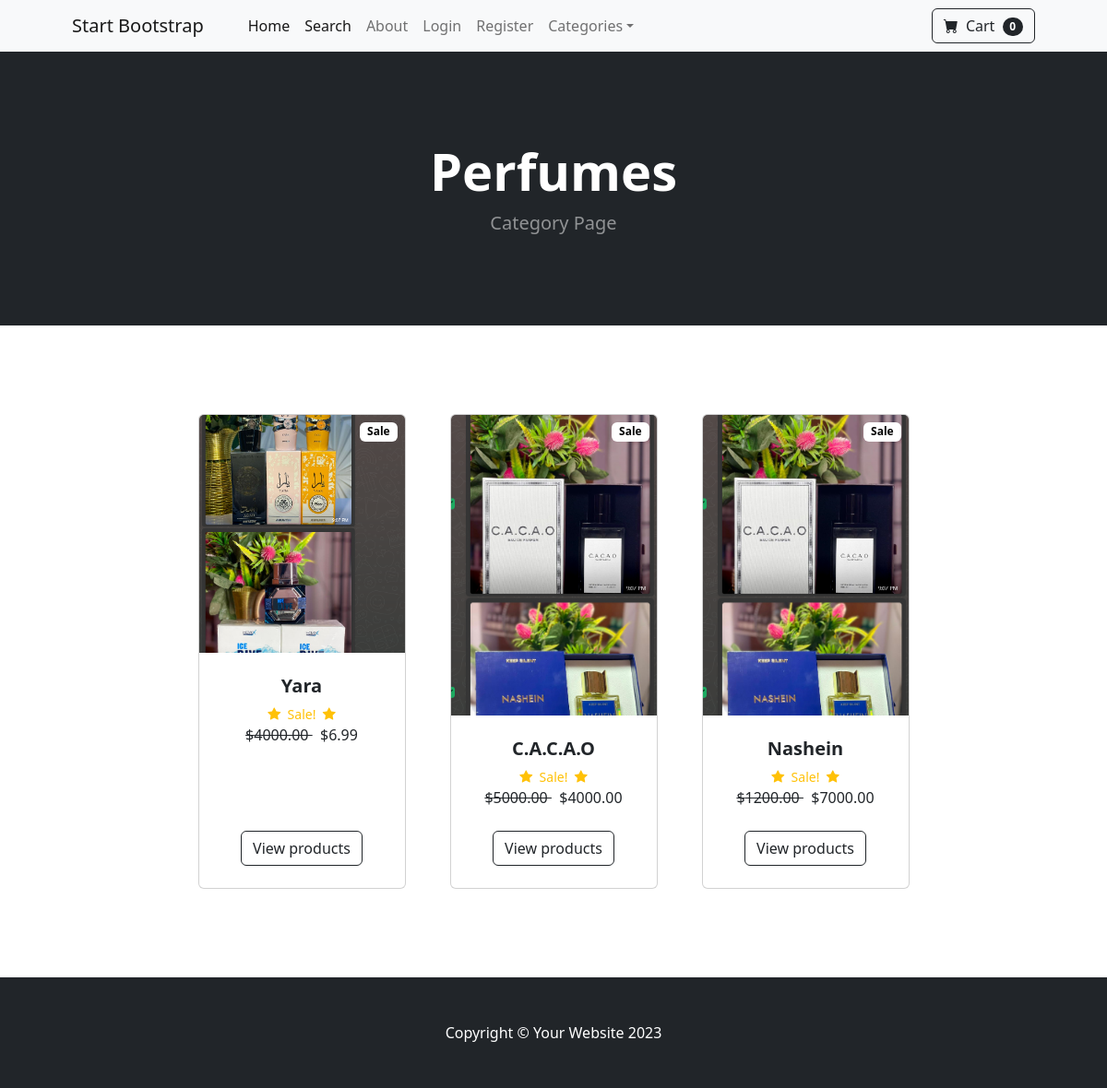
The app's page /category/Perfumes with its own data.
### store/models.py (models this page shows, shortened)
class Category(models.Model):
    name = models.CharField(max_length=50)
    def __str__(self):
        return self.name
    class Meta:
        verbose_name_plural = 'Categories'

class Product(models.Model):
    name = models.CharField(max_length=50)
    price = models.DecimalField(default= 0, decimal_places = 2, max_digits = 6)
    category = models.ForeignKey(Category, on_delete = models.CASCADE, default = 1)
    description = models.CharField(max_length=250, default= "", blank= True, null= True)
    image = models.ImageField(upload_to = 'uploads/product/')
    is_sale = models.BooleanField(default=False)
    sale_price = models.DecimalField(default= 0, decimal_places = 2, max_digits = 6)

### store/views.py (the view)
# urls.py: path("category/<str:num>", views.category, name = 'category'),
def category(request, num):
    num = num.replace('-', ' ')
    try:
        category = Category.objects.get(name = num)
        products = Product.objects.filter(category = category)
        return render(request, 'category.html', {'products' : products, 'category': category} )
    except:
        messages.success(request, ('That category does not exist'))
        return redirect('home')

### cart/cart.py (called while the page is built)
    def __len__(self):
        return len(self.cart)

### cart/context_processors.py (called while the page is built)
def cart(requests):
    return {'cart' : Cart(requests)}

### store/templates/category.html
{% extends 'base.html' %}
        {% block content %}
        {% load static %}
        <header class="bg-dark py-5">
            <div class="container px-4 px-lg-5 my-5">
                <div class="text-center text-white">
                    <h1 class="display-4 fw-bolder">{{ category }}</h1>
                    <p class="lead fw-normal text-white-50 mb-0">Category Page</p>
                </div>
            </div>
        </header>
        <section class="py-5">
            <div class="container px-4 px-lg-5 mt-5">
                <div class="row gx-4 gx-lg-5 row-cols-2 row-cols-md-3 row-cols-xl-4 justify-content-center">
                    {% for product in products %}
                        {% if product.is_sale %}
                        <div class="col mb-5">
                        <div class="card h-100">
                            <div class = 'badge bg-white text-black position-absolute' style = 'top: 0.5rem; right: 0.5rem;'>Sale</div>
                            <img class="card-img-top" src="{{ product.image.url }}" alt="..." />
                            <div class="card-body p-4">
                                <div class="text-center">
                                    <h5 class="fw-bolder">{{ product.name }}</h5>
                                    <div class = 'd-flex justify-content-center small text-warning nb-2'>
                                        <div class = 'bi-star-fill'></div>
                                        &nbsp;&nbsp;Sale!&nbsp;&nbsp;
                                        <div class = 'bi-star-fill'></div>
                                    </div>
                                    <strike>
                                        ${{ product.price }}
                                    </strike>
                                    &nbsp;
                                    ${{ product.sale_price }}
                                </div>
                            </div>
                            <div class="card-footer p-4 pt-0 border-top-0 bg-transparent">
                                <div class="text-center"><a class="btn btn-outline-dark mt-auto" href="{% url 'product' product.id %}">View products</a></div>
                            </div>
                        </div>
                    </div>
                        {% endif %}
                    {% endfor %}
            </div>
        </section>
        {% endblock %}

### records on screen
Category: name "Perfumes"
Product: image (picture), name "Yara", price "4000.00", sale_price "6.99"
Product: image (picture), name "C.A.C.A.O", price "5000.00", sale_price "4000.00"
Product: image (picture), name "Nashein", price "1200.00", sale_price "7000.00"

### other values on screen
{{ cart|length }} "0"
